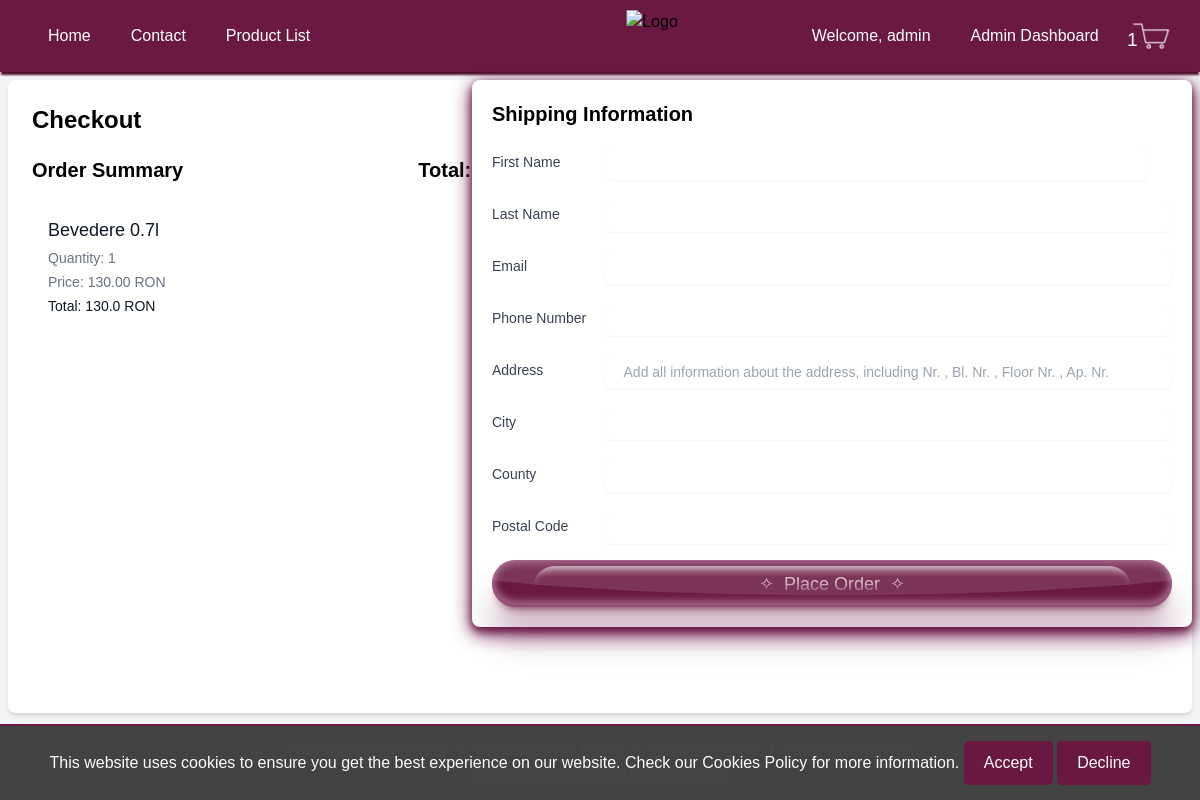
/checkout/ (signed in), run on an earlier commit of the app's database.
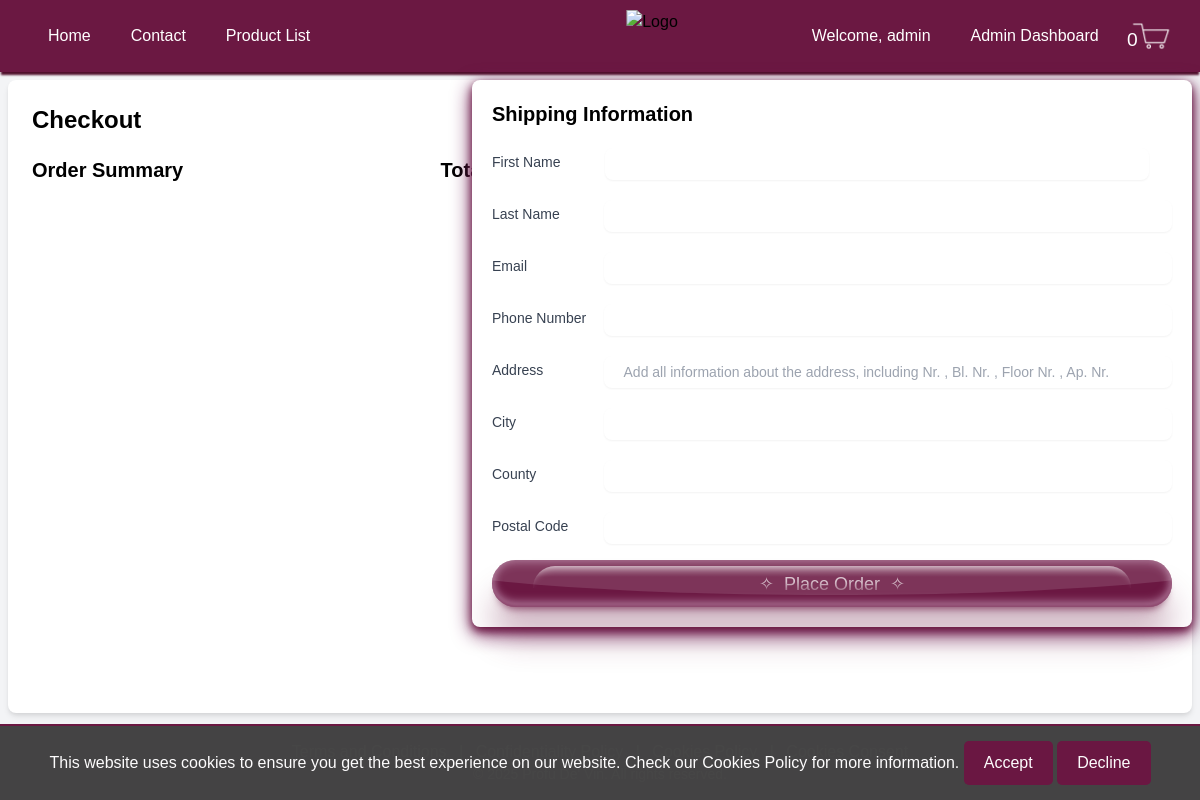
And on a later commit of the database.
### my_app/models.py (models this page shows, shortened)
class CartItem(models.Model):
    cart = models.ForeignKey(Cart, on_delete=models.CASCADE)
    wine = models.ForeignKey(Wines, null=True, blank=True, on_delete=models.CASCADE)
    spirit = models.ForeignKey(Spirits, null=True, blank=True, on_delete=models.CASCADE)
    quantity = models.PositiveIntegerField(default=1)
    price = models.DecimalField(max_digits=6, decimal_places=2, null=True, default=0.00)

class Spirits(models.Model):
    Type = models.CharField(max_length=100, default = '')
    Name = models.CharField(max_length=100, default='')
    Style = models.CharField(max_length=100, null=True)
    AlcLvl = models.IntegerField(default=0)
    Price = models.DecimalField(max_digits=6, decimal_places=2, null=True)
    Qty = models.IntegerField(null=True)
    ID = models.AutoField(primary_key=True, editable=False)
    image = models.ImageField(upload_to='spirits/', null=True, blank=True)

### my_app/views.py (the view)
# urls.py: path('checkout/', views.checkout, name='checkout'),
@login_required
def checkout(request):
    cart_items = CartItem.objects.filter(cart__user=request.user)
    total_value = sum(item.price * item.quantity for item in cart_items)
    if request.method == 'POST':
        form = OrderForm(request.POST)
        if form.is_valid():
            order = form.save(commit=False)
            order.user = request.user
            order.total_price = total_value
            order.save()
            for item in cart_items:
                OrderItem.objects.create(
                    order=order,
                    wine=item.wine,
                    spirit=item.spirit,
                    quantity=item.quantity,
                    price=item.price,
                    name=item.wine.Name if item.wine else item.spirit.Name,
                    type=item.wine.Type if item.wine else item.spirit.Type,
                    year=item.wine.Year if item.wine else None,
                    grapes=item.wine.Grapes if item.wine else None,
                    country=item.wine.Country if item.wine else None,
                    region=item.wine.Region if item.wine else None,
                    alcohol_level=item.spirit.AlcLvl if item.spirit else None,
                    style=item.spirit.Style if item.spirit else None
                )
                if item.wine:
                    item.wine.Qty -= item.quantity
                    item.wine.save()
                elif item.spirit:
                    item.spirit.Qty -= item.quantity
                    item.spirit.save()
            cart_items.delete()
            return redirect('order_success')
    else:
        form = OrderForm()
    return render(request, 'my_app/checkout.html', {'form': form, 'cart_items': cart_items, 'total_value': total_value})

### my_app/forms.py (shortened to what this page needs)
class OrderForm(forms.ModelForm):
    class Meta:
        model = Order
        fields = ['first_name', 'last_name','email', 'phone_number', 'address', 'city', 'county', 'postal_code']

### my_app/context_processors.py (called while the page is built)
def cart_item_count(request):
    if request.user.is_authenticated:
        cart_items = CartItem.objects.filter(cart__user=request.user)
        return {'cart_item_count': cart_items.count()}
    return {'cart_item_count': 0}

### my_app/templatetags/custom_filters.py (called while the page is built)
@register.filter
def multiply(value, arg):
    try:
        return float(value) * float(arg)
    except (ValueError, TypeError):
        return ''

### templates/my_app/checkout.html (shortened to what the changed rows need)
<!DOCTYPE html>
<html lang="en">
<head>
    {% load static %}
    <link href="https://cdn.jsdelivr.net/npm/tailwindcss@2.2.19/dist/tailwind.min.css" rel="stylesheet">
    <link href="{% static 'css/checkout.css' %}" rel="stylesheet">
</head>
<body class="bg-gray-100">
    {% include 'my_app/header.html' %}
    <main>
    {% load custom_filters %}
    <div class="custom-container mt-10 p-6 bg-white shadow-md rounded-lg" >
        <h1 class="text-2xl font-bold mb-5">Checkout</h1>
        <div class="grid grid-cols-1 md:grid-cols-2 gap-6" style="min-height: 28.2rem;">
            <div>
                <div class="flex justify-between items-center mb-4">
                    <h2 class="text-xl font-semibold">Order Summary</h2>
                </div>
                <ul class="divide-y divide-gray-200">
                    {% for item in cart_items %}
                        <li class="py-4 flex">
                            <div class="ml-4 flex-1 flex flex-col justify-between">
                                <div>
                                    <h3 class="text-lg font-medium text-gray-900">
                                        {% if item.wine %}
                                            {{ item.wine.Name }}
                                        {% else %}
                                            {{ item.spirit.Name }}
                                        {% endif %}
                                    </h3>
                                    <p class="mt-1 text-sm text-gray-500">Quantity: {{ item.quantity }}</p>
                                    {% if item.quantity > 1 %}
                                        <p class="mt-1 text-sm text-gray-500">Price: {{ item.price|floatformat:2 }} RON each</p>
                                    {% else %}
                                        <p class="mt-1 text-sm text-gray-500">Price: {{ item.price|floatformat:2 }} RON</p>
                                    {% endif %}
                                    <div class="mt-1 text-sm font-medium text-gray-900">
                                        Total: {{ item.price|floatformat:2|multiply:item.quantity }} RON
                                    </div>
                                </div>
                            </div>
                        </li>
                    {% endfor %}
                </ul>
            </div>
            <div class="sticky-container">
                <h2 class="text-xl font-semibold mb-4">Shipping Information</h2>
            </div>
        </div>
    </div>
    </main>
</body>
</html>

### templates/my_app/header.html (shortened to what this page needs)
{% load static %}
{% load custom_filters %}
    <header class="header">
        <div class="links">
            <nav class="flex items-center justify-between relative">
                <div class="hidden lg:flex lg:items-center lg:space-x-10 lg:-ml-20">
                    <a href="/home" title="" class="headerlinks"> Home </a>
                    <a href="/home/contact" title="" class="headerlinks"> Contact </a>
                    <a href="/home/product_list" title="" class="headerlinks"> Product List </a>
                </div>
                <div class="absolute left-1/2 transform -translate-x-1/2">
                    <a href="/home">
                        <img class="imageheadersize" src="{% static 'images/logo.png' %}" alt="Logo" />
                    </a>
                </div>
                <div class="hidden lg:flex lg:items-center lg:space-x-10 lg:-mr-20">
                    {% if user.is_authenticated %}
                    <a href="{% url 'profile_view' %}" title="" class="headerlinks">
                        <span class="headerlinks">Welcome, {{ user.username }}</span>
                        {% if user.is_superuser or user|has_group:"Product Population" %}
                            <a href="{% url 'admin_dashboard' %}" title="" class="headerlinks"> Admin Dashboard </a>
                        {% endif %}
                    </a>
                        <a href="{% url 'cart_view' %}" class="headerlinks cart-link">
                            <span class="cartlogo"><span class="cart-count">{{ cart_item_count }}</span></span>
                        </a>
                    {% else %}
                        <a href="{% url 'login' %}?next={{ request.path }}" title="" class="headerlinks"> Log in </a>
                        <a href="{% url 'signup' %}?next={{ request.path }}" title="" class="headerlinks"> Sign up </a>
                    {% endif %}
                </div>
            </nav>
        </div>
    </header>

What changed in the data, as far as the page shows it:
removed CartItem: spirit.Name "Bevedere 0.7l", quantity "1", price "130.00", price|multiply "130.0"
Also different on the page:
{{ cart_item_count }}: "1" → "0"
